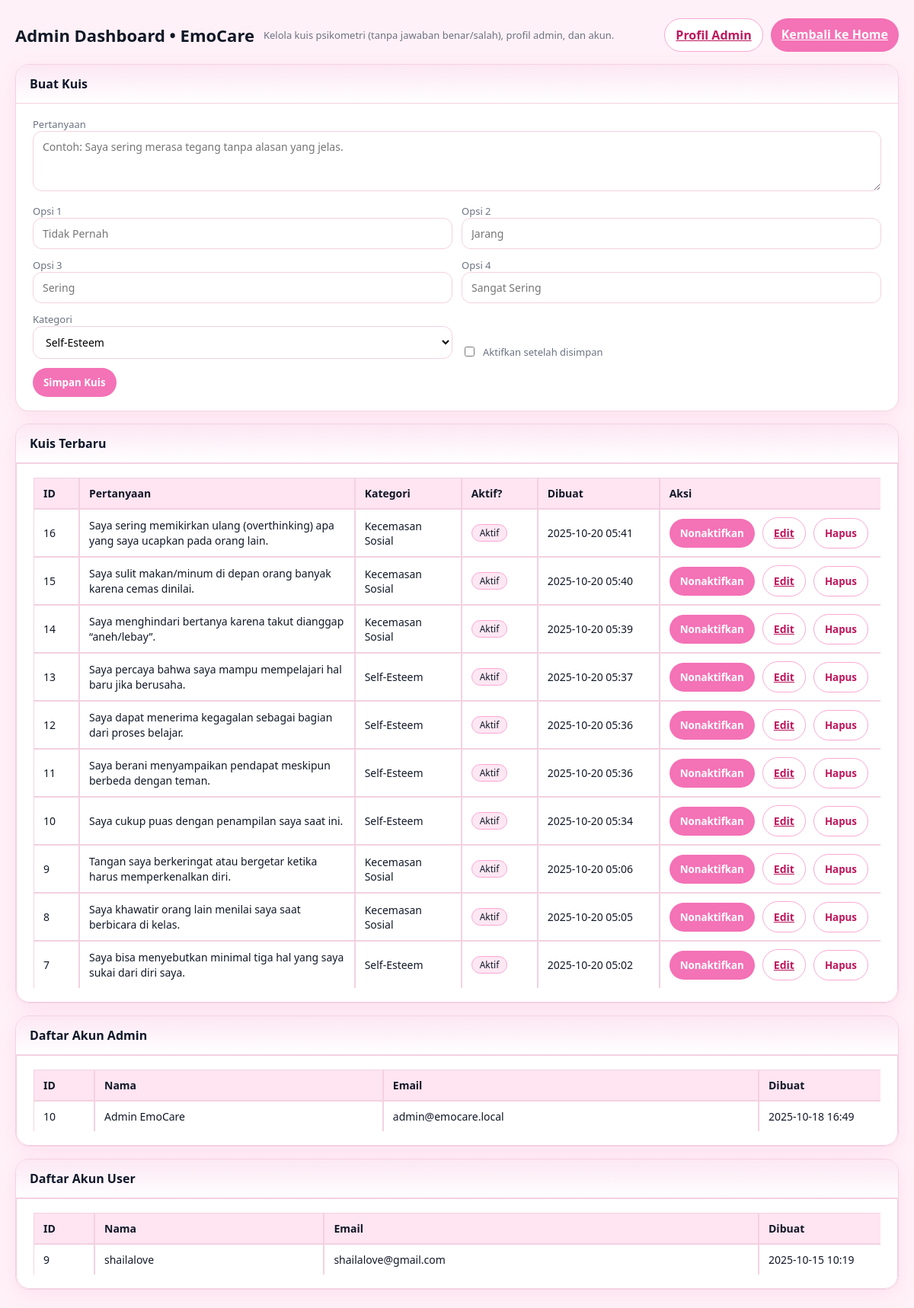
The app's page /admin.php (signed in) with its own data.
### tables this page shows
CREATE TABLE `quiz_questions` (
  `id` int(11) NOT NULL,
  `question_text` text NOT NULL,
  `is_active` tinyint(1) NOT NULL DEFAULT 0,
  `created_at` timestamp NOT NULL DEFAULT current_timestamp(),
  `category` enum('self_esteem','social_anxiety') NOT NULL DEFAULT 'self_esteem'
);

CREATE TABLE `pengguna` (
  `pengguna_id` int(10) UNSIGNED NOT NULL,
  `nama` varchar(100) NOT NULL,
  `email` varchar(190) NOT NULL,
  `password_hash` varchar(255) NOT NULL,
  `created_at` datetime NOT NULL DEFAULT current_timestamp(),
  `updated_at` datetime DEFAULT NULL ON UPDATE current_timestamp(),
  `role` enum('user','admin') NOT NULL DEFAULT 'user'
);

### admin.php (the view, shortened to what this page needs)
<?php
require_once __DIR__ . '/backend/config.php';
function h($s)
{
  return htmlspecialchars((string) $s, ENT_QUOTES, 'UTF-8');
}
$admins = [];
if ($res = $mysqli->query("SELECT pengguna_id, nama, email, COALESCE(DATE_FORMAT(created_at,'%Y-%m-%d %H:%i'), '') AS created_at FROM pengguna WHERE role='admin' ORDER BY pengguna_id DESC")) {
  $admins = $res->fetch_all(MYSQLI_ASSOC);
}
$users = [];
if ($res2 = $mysqli->query("SELECT pengguna_id, nama, email, COALESCE(DATE_FORMAT(created_at,'%Y-%m-%d %H:%i'), '') AS created_at FROM pengguna WHERE role='user' ORDER BY pengguna_id DESC")) {
  $users = $res2->fetch_all(MYSQLI_ASSOC);
}
$quizzes = [];
if ($res3 = $mysqli->query("SELECT id, question_text, category, is_active, DATE_FORMAT(created_at, '%Y-%m-%d %H:%i') AS created_at FROM quiz_questions ORDER BY id DESC LIMIT 10")) {
  $quizzes = $res3->fetch_all(MYSQLI_ASSOC);
}
?>
<!doctype html>
<html lang="id">
<head>
  <link rel="stylesheet" href="css/admin.css">
</head>
<body data-page="admin">
  <div class="wrap">
    <div class="hdr">
      <h1>Admin Dashboard • EmoCare</h1>
      <span class="muted">Kelola kuis psikometri (tanpa jawaban benar/salah), profil admin, dan akun.</span>
      <div class="right">
        <a class="btn ghost" href="admin_profile.php">Profil Admin</a>
        <a class="btn" href="home.php">Kembali ke Home</a>
      </div>
    </div>
    <section class="card full" id="quiz">
      <div class="hd">
        <h2>Buat Kuis</h2>
      </div>
      <div class="bd">
        <form method="post" class="row">
          <label>
            <div class="muted small">Pertanyaan</div>
            <textarea name="question_text" class="inp" rows="3" required
              placeholder="Contoh: Saya sering merasa tegang tanpa alasan yang jelas."></textarea>
          </label>
          <div class="row row-2">
            <label>
              <div class="muted small">Opsi 1</div><input class="inp" name="option_1" required
                placeholder="Tidak Pernah" />
            </label>
            <label>
              <div class="muted small">Opsi 2</div><input class="inp" name="option_2" required placeholder="Jarang" />
            </label>
            <label>
              <div class="muted small">Opsi 3</div><input class="inp" name="option_3" placeholder="Sering" />
            </label>
            <label>
              <div class="muted small">Opsi 4</div><input class="inp" name="option_4" placeholder="Sangat Sering" />
            </label>
          </div>
          <div class="row row-2">
            <label>
              <div class="muted small">Kategori</div>
              <select class="inp" name="category" required>
                <option value="self_esteem">Self-Esteem</option>
              </select>
            </label>
            <label style="display:flex; align-items:flex-end; gap:8px;">
              <input type="checkbox" name="make_active" value="1" />
              <span class="muted small">Aktifkan setelah disimpan</span>
            </label>
          </div>
          <div><button class="btn" type="submit">Simpan Kuis</button></div>
        </form>
      </div>
    </section>
    <?php if (!empty($quizzes)): ?>
      <section class="card full">
        <div class="hd">
          <h2>Kuis Terbaru</h2>
        </div>
        <div class="bd table-responsive">
          <table class="ec-table">
            <thead>
              <tr>
                <th style="width:60px">ID</th>
                <th>Pertanyaan</th>
                <th style="width:140px">Kategori</th>
                <th style="width:100px">Aktif?</th>
                <th style="width:160px">Dibuat</th>
                <th style="width:240px">Aksi</th>
              </tr>
            </thead>
            <tbody>
              <?php foreach ($quizzes as $q): ?>
                <tr>
                  <td><?= (int) $q['id'] ?></td>
                  <td>
                    <div class="qtext"><?= h($q['question_text']) ?></div>
                  </td>
                  <td><?= h($q['category'] === 'self_esteem' ? 'Self-Esteem' : 'Kecemasan Sosial') ?></td>
                  <td><?= $q['is_active'] ? '<span class="tag active">Aktif</span>' : '<span class="tag">Nonaktif</span>' ?>
                  </td>
                  <td><?= h($q['created_at']) ?></td>
                  <td class="actions">
                    <form method="post">
                      <button class="btn"><?= $q['is_active'] ? 'Nonaktifkan' : 'Aktifkan' ?></button>
                    </form>
                    <a class="btn ghost" href="admin.php?edit_id=<?= (int) $q['id'] ?>#quiz">Edit</a>
                    <form method="post" onsubmit="return confirm('Hapus kuis ini?')">
                      <button class="btn ghost">Hapus</button>
                    </form>
                  </td>
                </tr>
              <?php endforeach; ?>
            </tbody>
          </table>
        </div>
      </section>
    <?php endif; ?>
    <section class="card full">
      <div class="hd">
        <h2>Daftar Akun Admin</h2>
      </div>
      <div class="bd table-responsive">
        <?php if (empty($admins)): ?>
          <div class="muted">Belum ada akun admin lain.</div>
        <?php else: ?>
          <table class="ec-table">
            <thead>
              <tr>
                <th style="width:80px">ID</th>
                <th>Nama</th>
                <th>Email</th>
                <th style="width:160px">Dibuat</th>
              </tr>
            </thead>
            <tbody>
              <?php foreach ($admins as $a): ?>
                <tr>
                  <td><?= (int) $a['pengguna_id'] ?></td>
                  <td><?= h($a['nama']) ?></td>
                  <td><?= h($a['email']) ?></td>
                  <td><?= h($a['created_at']) ?></td>
                </tr>
              <?php endforeach; ?>
            </tbody>
          </table>
        <?php endif; ?>
      </div>
    </section>
    <section class="card full">
      <div class="hd">
        <h2>Daftar Akun User</h2>
      </div>
      <div class="bd table-responsive">
        <?php if (empty($users)): ?>
          <div class="muted">Belum ada akun user.</div>
        <?php else: ?>
          <table class="ec-table">
            <thead>
              <tr>
                <th style="width:80px">ID</th>
                <th>Nama</th>
                <th>Email</th>
                <th style="width:160px">Dibuat</th>
              </tr>
            </thead>
            <tbody>
              <?php foreach ($users as $u): ?>
                <tr>
                  <td><?= (int) $u['pengguna_id'] ?></td>
                  <td><?= h($u['nama']) ?></td>
                  <td><?= h($u['email']) ?></td>
                  <td><?= h($u['created_at']) ?></td>
                </tr>
              <?php endforeach; ?>
            </tbody>
          </table>
        <?php endif; ?>
      </div>
    </section>
  </div>
</body>
</html>

### css/admin.css (style rules this page uses)
:root { --font-sans: "Roboto", system-ui, -apple-system, Segoe UI, Roboto, Helvetica, Arial, "Apple Color Emoji", "Segoe UI Emoji"; }
html, body { font-family: var(--font-sans); -webkit-font-smoothing: antialiased; -moz-osx-font-smoothing: grayscale; text-rendering: optimizeLegibility; }
button, input, textarea, select { font-family: inherit; }
:root { --pink: #f472b6; --pink-200: #fce7f3; --pink-300: #f9a8d4; --pink-700: #be185d; --bg: #fff1f7; --card: #ffffff; --muted: #6b7280; --bd: #f3d1e1; }
body[data-page="admin"] { font-family: system-ui, -apple-system, Segoe UI, Roboto, 'Poppins', sans-serif; background: var(--bg); color: #111827; margin: 0; }
.wrap { max-width: 1100px; margin: 24px auto; padding: 0 16px; }
.hdr { display: flex; gap: 12px; align-items: center; margin-bottom: 16px; }
.hdr h1 { margin: 0; font-size: 22px; font-weight: 800; }
.right { display: flex; gap: 8px; margin-left: auto; }
.small { font-size: 12px; }
.muted { color: var(--muted); font-size: 13px; }
.card { background: var(--card); border: 1px solid var(--bd); border-radius: 16px; box-shadow: 0 2px 10px rgba(244, 114, 182, .15); }
.card .hd { display: flex; align-items: center; gap: 8px; padding: 12px 16px; border-bottom: 1px solid var(--bd); background: linear-gradient(180deg, var(--pink-200), #fff); }
.card .hd h2 { margin: 0; font-size: 16px; font-weight: 800; color: #0f172a; }
.card .bd { padding: 16px; }
table { width: 100%; border-collapse: collapse; }
th, td { border: 1px solid var(--bd); padding: 8px 10px; font-size: 14px; text-align: left; }
th { background: var(--pink-200); font-weight: 700; }
.btn { background: var(--pink); color: #fff; border: none; border-radius: 12px; padding: 10px 14px; font-weight: 700; cursor: pointer; }
.btn.ghost { background: #fff; color: var(--pink-700); border: 1px solid var(--pink-300); }
.inp, textarea, select { width: 100%; border: 1px solid var(--bd); border-radius: 10px; padding: 10px 12px; font-size: 14px; }
.row { display: grid; grid-template-columns: 1fr; gap: 12px; }
@media (min-width:640px) { .row-2 { grid-template-columns: 1fr 1fr; } }
.tag { display: inline-block; font-size: 12px; padding: 2px 8px; border-radius: 999px; border: 1px solid var(--bd); background: #fff; }
.tag.active { background: var(--pink-200); border-color: var(--pink-300); }
* { box-sizing: border-box; }
.card { background: #fff; border: 1px solid var(--bd, #f3d1e1); border-radius: 16px; box-shadow: 0 6px 24px rgba(244, 114, 182, .12); overflow: hidden; margin-bottom: 16px; }
.card .hd { padding: 14px 18px; background: linear-gradient(180deg, var(--pink-200, #fce7f3), #fff); border-bottom: 1px solid var(--bd, #f3d1e1); }
.card .bd { padding: 18px 22px; }
.row.row-2 { grid-template-columns: 1fr 1fr; }
.row>label { display: block; min-width: 0; }
.inp, textarea, select { width: 100%; border: 1px solid var(--bd, #f3d1e1); border-radius: 12px; padding: 10px 12px; font-size: 14px; background: #fff; }
textarea.inp, textarea { resize: vertical; }
.btn { border-radius: 999px; }
.tag { border-radius: 999px; }
.table-responsive { overflow: hidden; border: 1px solid var(--bd, #f3d1e1); border-radius: 12px; background: #fff; }
.ec-table { width: 100%; border-collapse: separate; border-spacing: 0; }
.ec-table th, .ec-table td { padding: 10px 12px; font-size: 14px; border-bottom: 1px solid var(--bd, #f3d1e1); border-right: 1px solid var(--bd, #f3d1e1); }
.ec-table th { background: var(--pink-100, #ffe4f1); }
.ec-table tr>*:last-child { border-right: none; }
.ec-table tbody tr:last-child>* { border-bottom: none; }
.hdr { display: flex; align-items: center; gap: 12px; }
.hdr .right { margin-left: auto; display: flex; gap: 10px; }
.wrap { max-width: 1200px; margin: 24px auto; padding: 0 20px; }
.ec-table .actions { display: flex; gap: 8px; align-items: center; flex-wrap: wrap; }
.qtext { display: -webkit-box; -webkit-line-clamp: 2; -webkit-box-orient: vertical; overflow: hidden; text-overflow: ellipsis; line-height: 1.4; max-width: 100%; }
.tag { display: inline-block; font-size: 12px; padding: 2px 10px; border-radius: 999px; border: 1px solid var(--bd); background: #fff; }
.card { border-radius: 18px; }
.card .bd { border-radius: 0 0 18px 18px; }
.ec-table .actions { display: flex; align-items: center; justify-content: flex-end; gap: 10px; flex-wrap: nowrap; white-space: nowrap; padding-right: 16px; }
.ec-table .actions form { margin: 0; display: contents; }
.ec-table .actions .btn { white-space: nowrap; }

### records on screen
quiz_questions: id "16", question_text "Saya sering memikirkan ulang (overthinking) apa yang saya ucapkan pada orang lain.", category "Kecemasan Sosial", is_active "Aktif", created_at "2025-10-20 05:41"
quiz_questions: id "15", question_text "Saya sulit makan/minum di depan orang banyak karena cemas dinilai.", category "Kecemasan Sosial", is_active "Aktif", created_at "2025-10-20 05:40"
quiz_questions: id "14", question_text "Saya menghindari bertanya karena takut dianggap “aneh/lebay”.", category "Kecemasan Sosial", is_active "Aktif", created_at "2025-10-20 05:39"
quiz_questions: id "13", question_text "Saya percaya bahwa saya mampu mempelajari hal baru jika berusaha.", category "Self-Esteem", is_active "Aktif", created_at "2025-10-20 05:37"
quiz_questions: id "12", question_text "Saya dapat menerima kegagalan sebagai bagian dari proses belajar.", category "Self-Esteem", is_active "Aktif", created_at "2025-10-20 05:36"
quiz_questions: id "11", question_text "Saya berani menyampaikan pendapat meskipun berbeda dengan teman.", category "Self-Esteem", is_active "Aktif", created_at "2025-10-20 05:36"
quiz_questions: id "10", question_text "Saya cukup puas dengan penampilan saya saat ini.", category "Self-Esteem", is_active "Aktif", created_at "2025-10-20 05:34"
quiz_questions: id "9", question_text "Tangan saya berkeringat atau bergetar ketika harus memperkenalkan diri.", category "Kecemasan Sosial", is_active "Aktif", created_at "2025-10-20 05:06"
quiz_questions: id "8", question_text "Saya khawatir orang lain menilai saya saat berbicara di kelas.", category "Kecemasan Sosial", is_active "Aktif", created_at "2025-10-20 05:05"
quiz_questions: id "7", question_text "Saya bisa menyebutkan minimal tiga hal yang saya sukai dari diri saya.", category "Self-Esteem", is_active "Aktif", created_at "2025-10-20 05:02"
pengguna: pengguna_id "10", nama "Admin EmoCare", email "admin@emocare.local", created_at "2025-10-18 16:49"
pengguna: pengguna_id "9", nama "shailalove", email "shailalove@gmail.com", created_at "2025-10-15 10:19"
